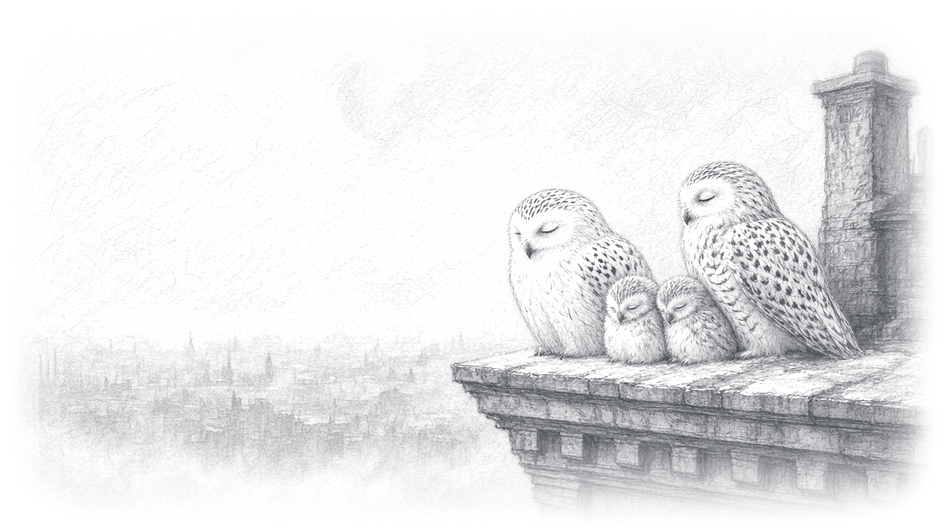
#> input picture brand/story-kit/assets/charcoal/owls/stone/owls-brownstone-moon.png, 944 x 531 px, found by its file name; its folder holds only this picture in this run
$ python make_owl_layers.py ../assets/charcoal/owls/stone/owls-brownstone-moon.png
#> lines starting #> are read from the running program, lines starting #| are printed output that depends on the picture
#!/usr/bin/env python3
"""Turn the generated charcoal owl scenes (pale paper) into stone-blending end-page layers.

Sources: assets/charcoal/owls/owls-*.png (as delivered, 16:9 on pale grey paper).
Output:  assets/charcoal/owls/stone/owls-*.png, RGBA, exactly the end-page art box (984x553).

Per image:
  1. grayscale, then estimate the paper level P (a high luminance percentile).
  2. darks -> graphite with alpha, so that over the kit stone the result matches a
     multiply blend (stone * L/P): the pale paper vanishes and only the drawing remains.
  3. the few pixels brighter than the paper (owl whites, snow) -> a faint ivory lift,
     so the white owls read as lit rather than hollow.
  4. a soft rubbed vignette (smooth, slightly irregular edges) so no rectangle shows.
  5. overall strength OPACITY: clearly legible, still well below the ink of "Until tomorrow."

Usage: python3 tools/make_owl_layers.py [name ...]      (default: every owls-*.png in the folder)
Deterministic: same inputs give the same outputs.
"""
import glob, os, sys
import numpy as np
from PIL import Image, ImageFilter

KIT = os.path.dirname(os.path.dirname(os.path.abspath(__file__)))
SRC = os.path.join(KIT, "assets", "charcoal", "owls")
OUT = os.path.join(SRC, "stone")
W, H = 944, 531                  # art box on the end page: x 68 to 1012, y 590 to 1121
STONE = 205.0                    # mean stone luminance behind the art box (assets/stone-bg.png)
INK = np.array([30, 34, 42], float)      # graphite, a touch cooler than --deep
LIFT = np.array([250, 248, 243], float)  # ivory for the owl whites
OPACITY = 0.72                   # strength of the drawing (1 = full multiply)
LIFT_MAX = 0.30                  # max alpha of the ivory lift
FLOOR = 0.035                    # paper grain below this darkness is dropped
FADE = dict(left=66, right=66, top=120, bottom=104)   # vignette widths in px


def smooth(x):
    x = np.clip(x, 0, 1)
    return x * x * (3 - 2 * x)


def vignette(seed):
    y, x = np.mgrid[0:H, 0:W].astype(float)
    rng = np.random.default_rng(seed)
    # low-frequency wobble so the fade edge looks rubbed, not ruled
    n = rng.standard_normal((H // 24 + 2, W // 24 + 2))
    wob = np.asarray(Image.fromarray(((n - n.min()) / (np.ptp(n) + 1e-9) * 255).astype(np.uint8))
                     .resize((W, H), Image.BICUBIC), float) / 255 - 0.5
    m = (smooth(x / FADE["left"]) * smooth((W - 1 - x) / FADE["right"])
         * smooth(y / FADE["top"]) * smooth((H - 1 - y) / FADE["bottom"]))
    m = np.clip(m * (1 + 0.35 * wob), 0, 1)
    # round the corners a little more than the product already does
    cx, cy = (x - W / 2) / (W / 2), (y - H / 2) / (H / 2)
    m *= smooth((1.0 - (np.abs(cx) ** 6 + np.abs(cy) ** 6) ** (1 / 6)) / 0.10 + 0.4)
    return m


def process(path):
    name = os.path.splitext(os.path.basename(path))[0]
    g = Image.open(path).convert("L").resize((W, H), Image.LANCZOS)
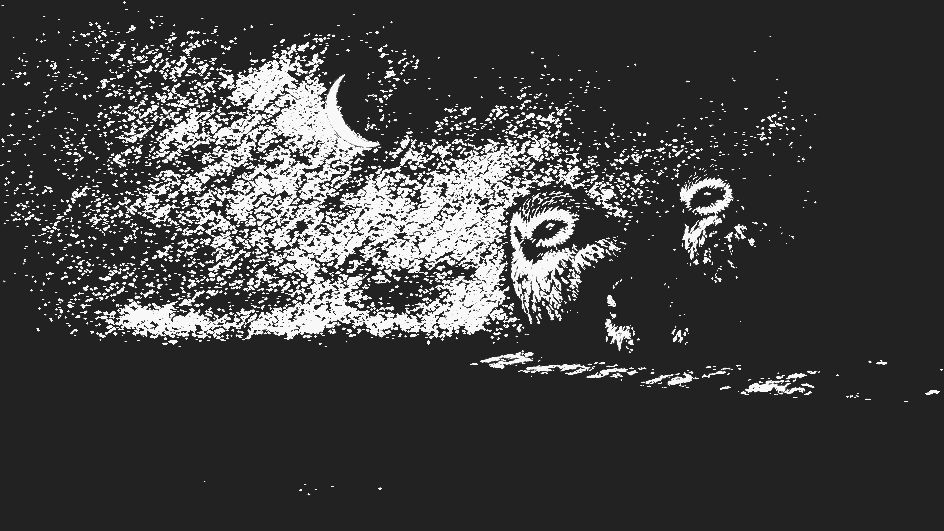
#> g: PIL image 944x531 L; min 34, max 248, mean 63.9
    L = np.asarray(g, float)
    P = np.percentile(L, 94)
#> P = 248
    dark = np.clip(1 - L / P, 0, 1)
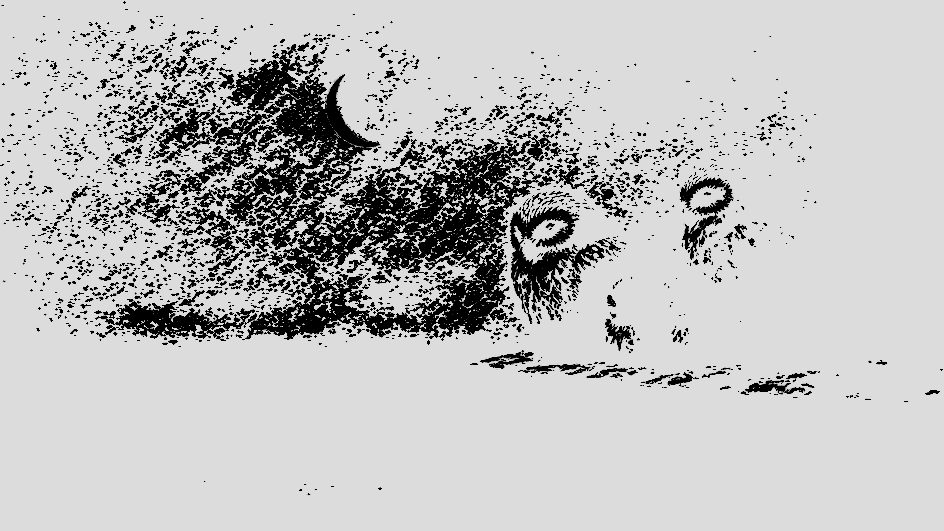
#> dark: shape (531, 944) float64; min 0, max 0.863, mean 0.742
    dark = np.clip((dark - FLOOR) / (1 - FLOOR), 0, 1)
    # normal-blend alpha that reproduces stone * (1 - dark) over the mean stone
    a_dark = np.clip(OPACITY * dark * STONE / (STONE - INK.mean()), 0, 1)
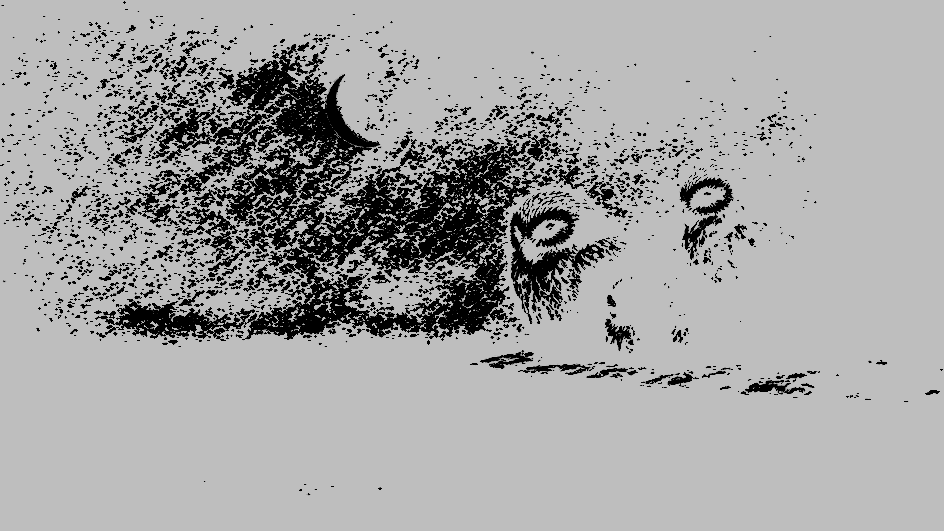
#> a_dark: shape (531, 944) float64; min 0, max 0.746, mean 0.642
    light = np.clip((L - P) / max(1.0, 255 - P), 0, 1)
#> light: shape (531, 944) float64; every value is 0
    light = np.asarray(Image.fromarray((light * 255).astype(np.uint8)).filter(ImageFilter.GaussianBlur(0.8)), float) / 255
    a_lift = LIFT_MAX * light * (a_dark < 0.08)
    v = vignette(abs(hash(name)) % 2**32 if False else sum(map(ord, name)))
    a = np.clip((a_dark + a_lift) * v, 0, 1)
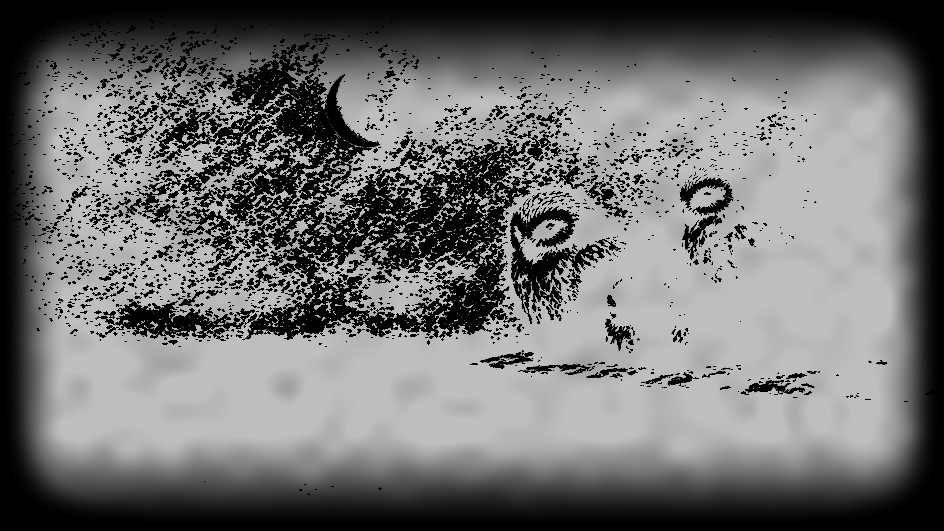
#> a: shape (531, 944) float64; min 0, max 0.746, mean 0.436
    wd = np.where(a_dark + a_lift > 0, a_dark / np.maximum(a_dark + a_lift, 1e-6), 1)[..., None]
#> wd: shape (531, 944, 1) float64; every value is 1
    rgb = INK * wd + LIFT * (1 - wd)
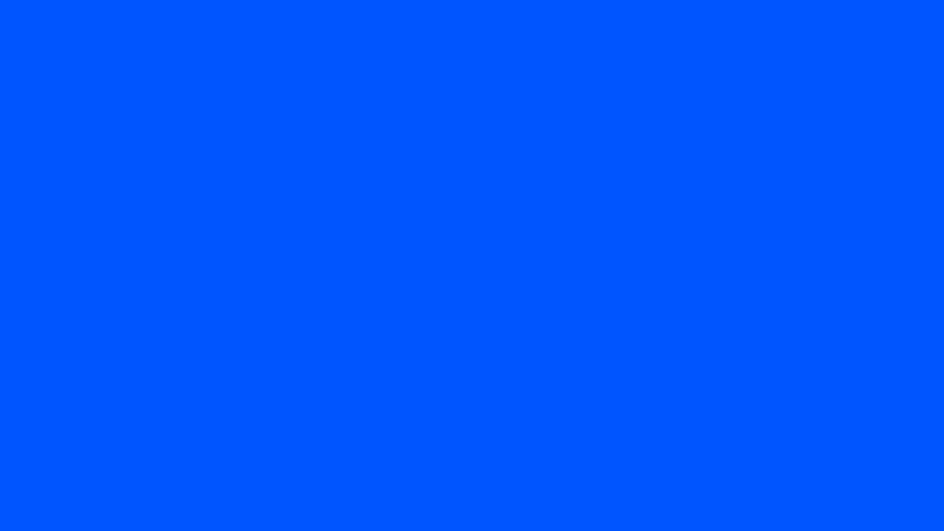
#> rgb: shape (531, 944, 3) float64; mean of channels 0, 1, 2 30, 34, 42; drawn with min black and max white
    out = np.dstack([rgb, a * 255]).round().astype(np.uint8)
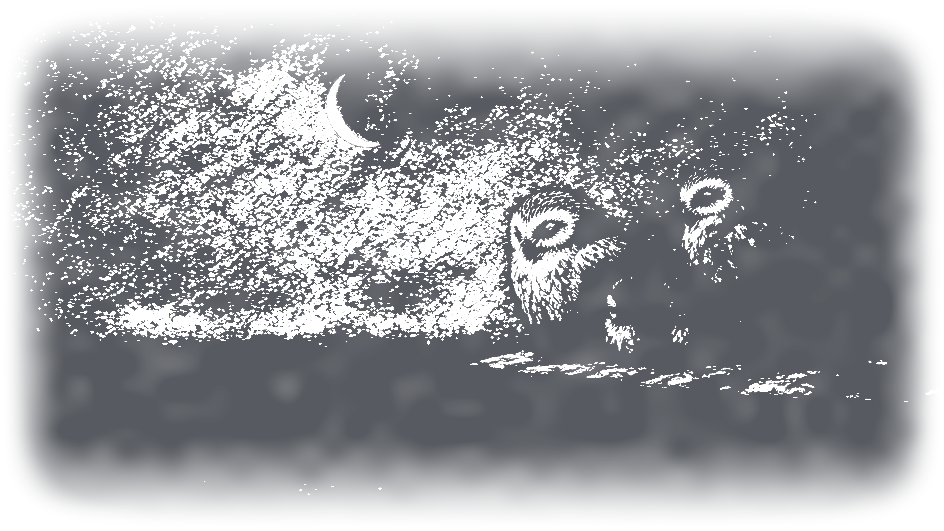
#> out: shape (531, 944, 4); mean of channels 0, 1, 2, 3 30, 34, 42, 111.1; transparent parts drawn white
    os.makedirs(OUT, exist_ok=True)
    dst = os.path.join(OUT, name + ".png")
    Image.fromarray(out, "RGBA").save(dst, optimize=True)
    print(f"wrote {dst}  paper {P:.0f}  max alpha {a.max():.2f}  mean alpha {a.mean():.3f}")
#| wrote brand/story-kit/assets/charcoal/owls/stone/owls-brownstone-moon.png  paper 248  max alpha 0.75  mean alpha 0.436


if __name__ == "__main__":
    names = sys.argv[1:]
    files = [os.path.join(SRC, n if n.endswith(".png") else n + ".png") for n in names] or sorted(glob.glob(os.path.join(SRC, "owls-*.png")))
    for f in files:
        process(f)

$ run again, on brand/story-kit/assets/charcoal/owls/stone/owls-cornice-dawn.png
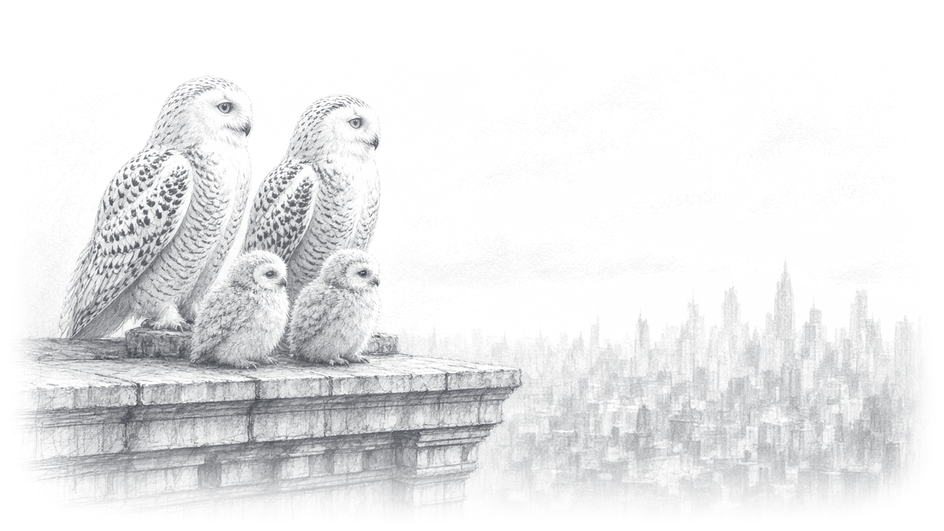
#> input picture brand/story-kit/assets/charcoal/owls/stone/owls-cornice-dawn.png, 944 x 531 px, found by its file name
#> in process, `g = Image.open(path).convert("L").resize((W, H), Image.LANCZOS)`:
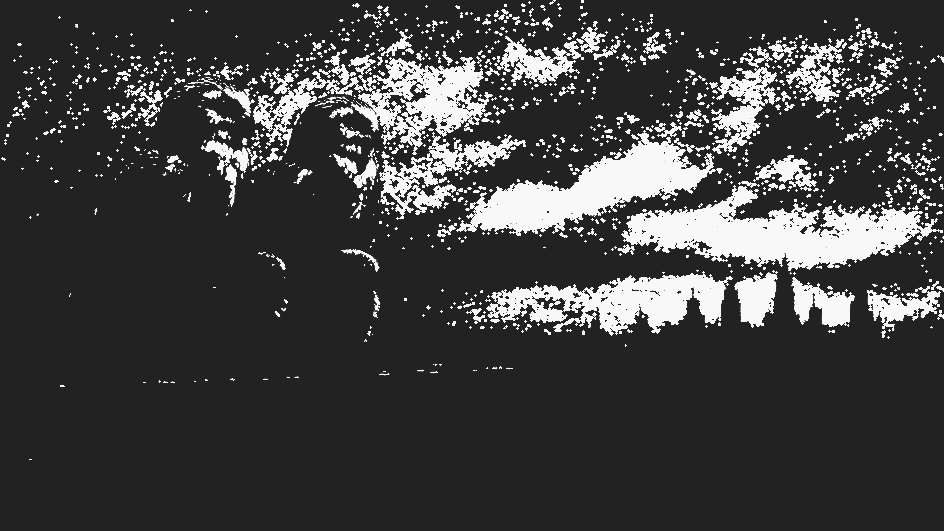
#> g: PIL image 944x531 L; min 34, max 248, mean 65.1
#> P = 248
#> light: shape (531, 944) float64; every value is 0
#> wd: shape (531, 944, 1) float64; every value is 1
#> in process, `out = np.dstack([rgb, a * 255]).round().astype(np.uint8)`:
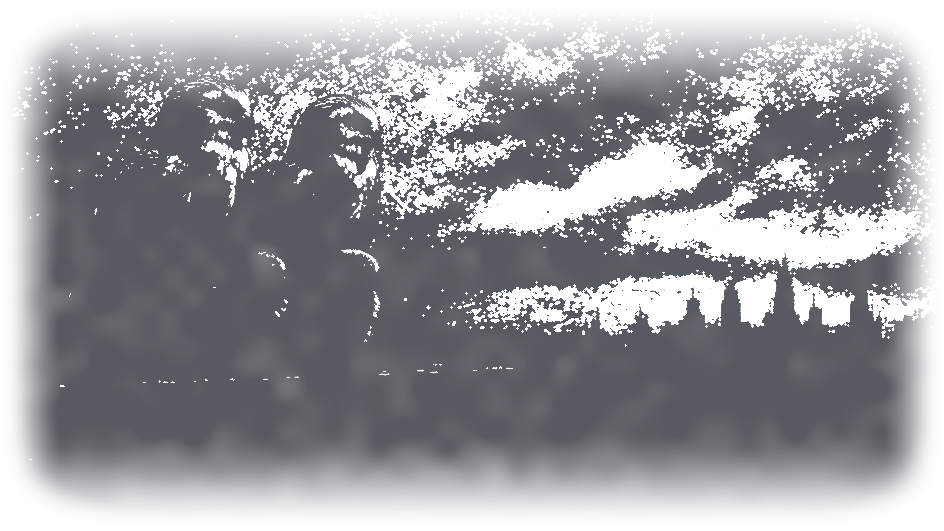
#> out: shape (531, 944, 4); mean of channels 0, 1, 2, 3 30, 34, 42, 112.9; transparent parts drawn white
#| wrote brand/story-kit/assets/charcoal/owls/stone/owls-cornice-dawn.png  paper 248  max alpha 0.75  mean alpha 0.443
